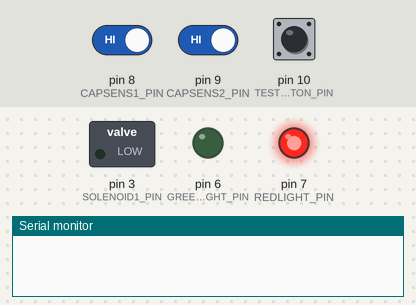
A sketch run on a simulated Arduino Uno, built with avr-gcc and run on an emulated ATmega328P. Shown: switched loads named in the sketch (green lamp = pin HIGH), output pins drawn as LEDs (lit = HIGH), the last lines printed to the serial monitor. The test bench sets the inputs (shaded band); at power-on: pin 10 (TESTBUTTON_PIN) HIGH, pin 8 (CAPSENS1_PIN) HIGH, pin 9 (CAPSENS2_PIN) HIGH.

Above: at 1.2 s.
1.3 s: pin 10 (TESTBUTTON_PIN) pulled LOW for 0.15 s
At 2.5 s:
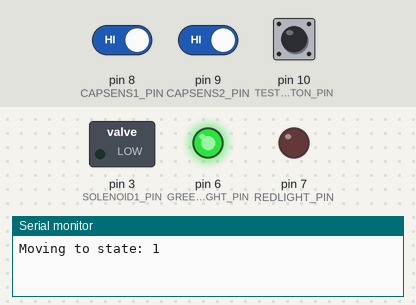
2.9 s: pin 8 (CAPSENS1_PIN) driven LOW
At 4.0 s:
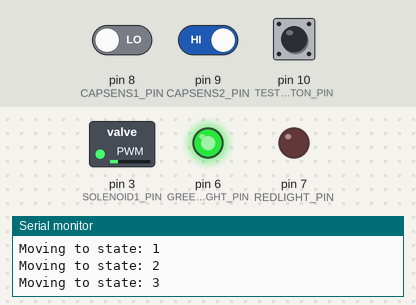
Timing chart, 0 to 24.5 s (numbered marks = the images above; inputs shaded):
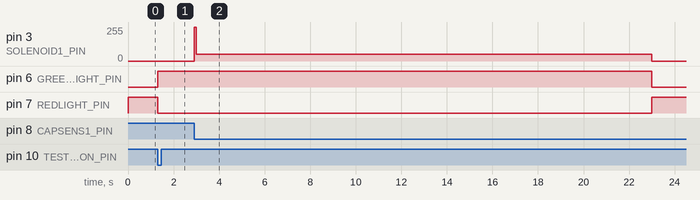

The sketch:

tallrikArduinoProto.ino
```cpp
#define SOLENOID1_PIN 3
#define CAPSENS1_PIN 8
#define CAPSENS2_PIN 9
#define TESTBUTTON_PIN 10
#define GREENLIGHT_PIN 6
#define REDLIGHT_PIN 7
#define SOLENOID_MOVETIME_MS 100
#define SUPER_TIMEOUT_MS 20000
#define SOLENOID_MOVELEVEL 255
#define SOLENOID_HOLDLEVEL 50
#define AFTERBLIPP_TIMEOUT 5000
#define COOLDOWN_TIME_MS 250

bool isSensor1Triggered = 0;
bool isSensor2Triggered = 0;

bool blippValue = 0;
unsigned long stateChangeTime = 0;
int currentState = 0;

void setup()
{
    pinMode(CAPSENS1_PIN, INPUT_PULLUP);
    pinMode(CAPSENS2_PIN, INPUT_PULLUP);
    pinMode(SOLENOID1_PIN, OUTPUT);
    pinMode(TESTBUTTON_PIN, INPUT_PULLUP);
    pinMode(GREENLIGHT_PIN, OUTPUT);
    pinMode(REDLIGHT_PIN, OUTPUT);
    Serial.begin(9600);
}

void setState(int nextState)
{
    stateChangeTime = millis();
    currentState = nextState;
    Serial.print("Moving to state: ");
    Serial.println(currentState);
}

void loop()
{
    isSensor1Triggered = !digitalRead(CAPSENS1_PIN);
    isSensor2Triggered = !digitalRead(CAPSENS2_PIN);
    blippValue = !digitalRead(TESTBUTTON_PIN);

    switch (currentState)
    {
    case 0:
        // Ready to blipp
        analogWrite(SOLENOID1_PIN, 0);
        digitalWrite(GREENLIGHT_PIN, LOW);
        digitalWrite(REDLIGHT_PIN, HIGH);

        if (blippValue == HIGH)
        {
            setState(1);
        }
        break;
    case 1:
        // Waiting for plate to travel, opens when sens1 triggers
        analogWrite(SOLENOID1_PIN, 0);
        digitalWrite(GREENLIGHT_PIN, HIGH);
        digitalWrite(REDLIGHT_PIN, LOW);
        if (isSensor1Triggered == HIGH)
        {
            setState(2);
        }
        if (millis() - stateChangeTime > SUPER_TIMEOUT_MS)
        {
            setState(0);
        }
        break;
    case 2:
        // Step 1 of opening sequence
        analogWrite(SOLENOID1_PIN, SOLENOID_MOVELEVEL);
        digitalWrite(GREENLIGHT_PIN, HIGH);
        digitalWrite(REDLIGHT_PIN, LOW);
        if (millis() - stateChangeTime > SOLENOID_MOVETIME_MS)
        {
            setState(3);
        }
        break;
    case 3:
        // Step 2 of opening sequence, waiting for sens 2 to trigger
        analogWrite(SOLENOID1_PIN, SOLENOID_HOLDLEVEL);
        digitalWrite(GREENLIGHT_PIN, HIGH);
        digitalWrite(REDLIGHT_PIN, LOW);

        if (isSensor2Triggered == HIGH && isSensor1Triggered == HIGH)
        {
            setState(4);
        }
        if (millis() - stateChangeTime > SUPER_TIMEOUT_MS)
        {
            setState(0);
        }
        break;
    case 4:
        // Plate now mid machine
        analogWrite(SOLENOID1_PIN, SOLENOID_HOLDLEVEL);
        digitalWrite(GREENLIGHT_PIN, HIGH);
        digitalWrite(REDLIGHT_PIN, LOW);

        if (isSensor2Triggered == LOW)
        {
            // Plate moved backwards
            Serial.println("Backwards");
            setState(3);
        }

        if (isSensor1Triggered == LOW)
        {
            setState(5);
        }
        if (millis() - stateChangeTime > SUPER_TIMEOUT_MS)
        {
            setState(0);
        }
        break;
    case 5:
        // Plate past solenoid, waiting for plate to leave machine before locking
        analogWrite(SOLENOID1_PIN, SOLENOID_HOLDLEVEL);
        digitalWrite(GREENLIGHT_PIN, HIGH);
        digitalWrite(REDLIGHT_PIN, LOW);
        if (isSensor1Triggered == HIGH)
        {
            // plate moved backwards
            Serial.println("Backwards");
            setState(4);
        }
        if (isSensor2Triggered == LOW)
        {
            setState(6);
        }
        if (millis() - stateChangeTime > SUPER_TIMEOUT_MS)
        {
            setState(0);
        }
        break;
    case 6:
        // Plate left, cooldown
        analogWrite(SOLENOID1_PIN, SOLENOID_HOLDLEVEL);
        digitalWrite(GREENLIGHT_PIN, HIGH);
        digitalWrite(REDLIGHT_PIN, LOW);
        if (isSensor2Triggered == HIGH)
        {
            Serial.println("Wobbly plate leaving?");
            setState(5);
        }
        if (millis() - stateChangeTime > COOLDOWN_TIME_MS)
        {
            Serial.println("Cooldown");
            setState(0);
        }
        break;

    default:
        Serial.println("Should never happen!");
    }
}
```

Measured:
- after the input at 1.3 s, pin 6 (GREENLIGHT_PIN): LOW → HIGH at once; pin 7 (REDLIGHT_PIN): HIGH → LOW at once
- after the input at 2.9 s, pin 3 (SOLENOID1_PIN): 0/255 → 255/255 at once, → 50/255 0.10 s later, → 0/255 20.0 s later; pin 6 (GREENLIGHT_PIN): HIGH → LOW after 20.1 s instead of 18.4 s; pin 7 (REDLIGHT_PIN): LOW → HIGH after 20.1 s instead of 18.4 s
